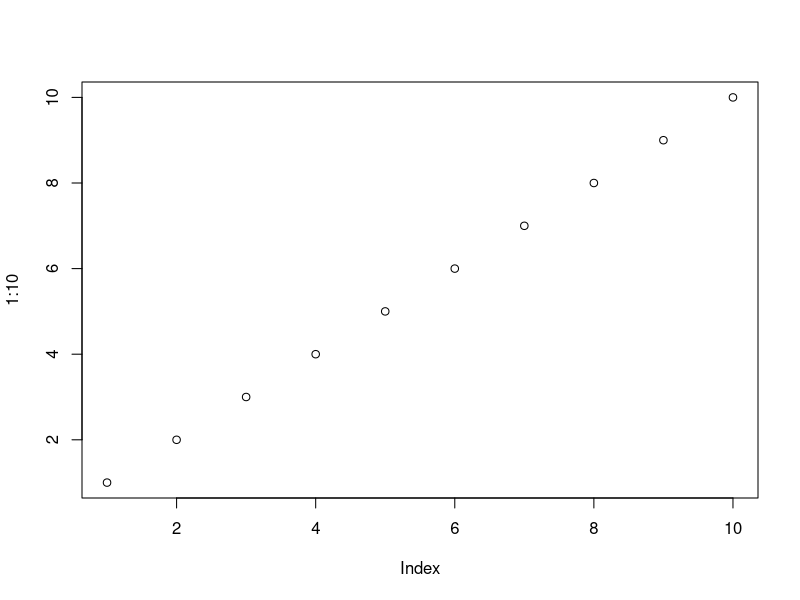
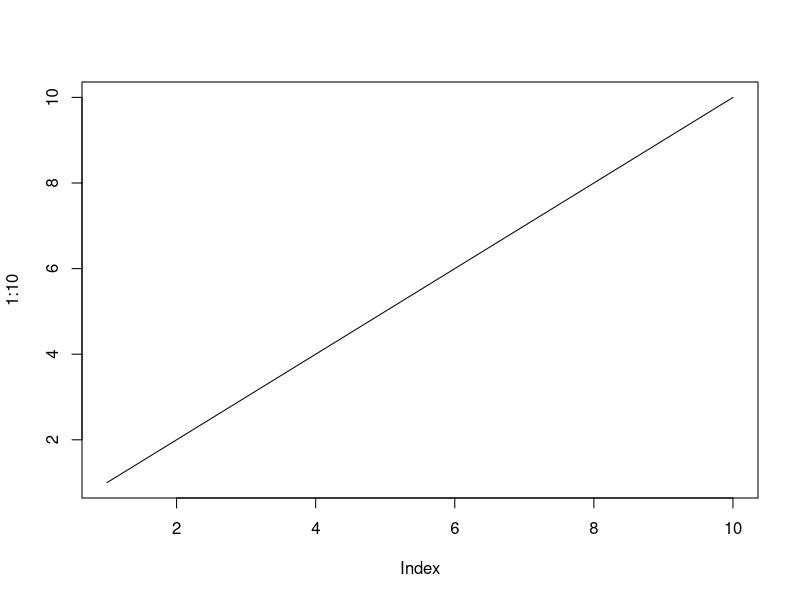
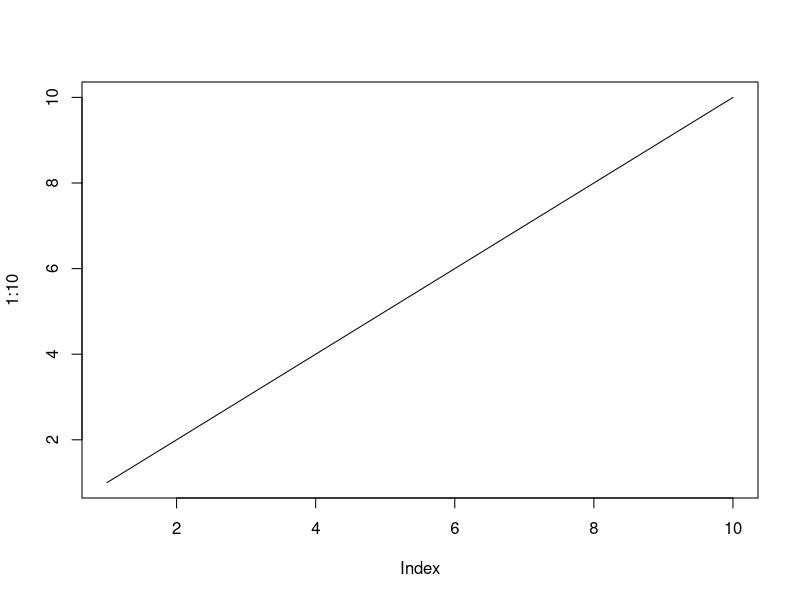
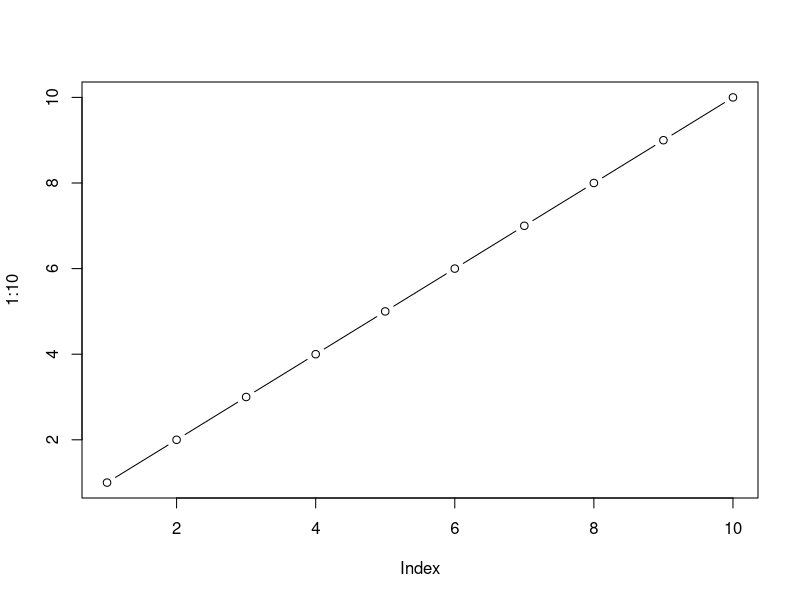

These figures' R source, in order:
## ---- chunk 1
#| label: fig-example
#| fig-cap: "Caption used for cross-references"
plot(1:10)
## ---- chunk 2
#| label: fig-resized
#| fig-cap: "Generated at a smaller device size."
#| fig-width: 4
#| fig-height: 2.6
plot(1:10, type = "l")
## ---- chunk 3
#| label: fig-outwidth
#| fig-cap: "Same plot, displayed smaller via out-width."
#| fig-width: 4
#| fig-height: 2.6
#| out-width: "35%"
plot(1:10, type = "l")
## ---- chunk 4
#| echo: true
head(mtcars, 3)
## ---- chunk 5
#| label: tbl-example
#| tbl-cap: "A simple summary table."
knitr::kable(head(mtcars[, 1:4], 3))
## ---- chunk 6
#| label: fig-column-example
#| fig-cap: "A figure placed beside text."
plot(1:10, type = "b")
